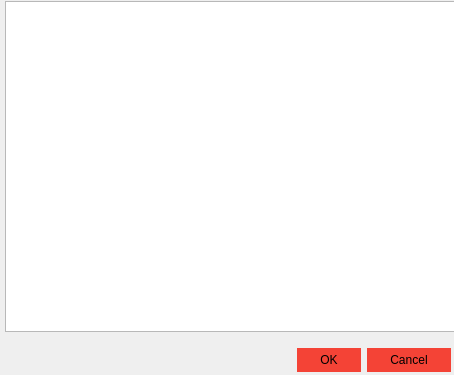
<?xml version="1.0" encoding="UTF-8"?>
<ui version="4.0">
 <class>TableInfo</class>
 <widget class="QDialog" name="TableInfo">
  <property name="geometry">
   <rect>
    <x>0</x>
    <y>0</y>
    <width>454</width>
    <height>375</height>
   </rect>
  </property>
  <property name="windowTitle">
   <string>Database Information</string>
  </property>
  <widget class="QDialogButtonBox" name="buttonBox">
   <property name="geometry">
    <rect>
     <x>230</x>
     <y>340</y>
     <width>221</width>
     <height>41</height>
    </rect>
   </property>
   <property name="styleSheet">
    <string notr="true">QWidget:window {          /* Borders around the code editor and debug window */
  border: 0px solid white;
  background-color: white;
}

QToolTip {
  background-color: white;
  color: black;
    padding: 5px;
    border-radius: 0;
    opacity: 200;
}

/* ==================== Dialog ==================== */
QLabel {
  background: white;
  color: black; 
  font: 75 11pt &quot;DejaVu Sans Mono&quot;;     /* Not sure about this one */
}

QDialog, QListView {
  background-color: white;
  color: black;
  outline: 0;
  border: 2px solid transparent;
}

QListView::item:hover {
  color: #DADFE1;
  background: #DADFE1;
}


QListView::item:selected {
  color: #DADFE1;
  background: #DADFE1;
}

/* === QTabBar === */
QTabBar {
  background: white;
}
QPlainTextEdit{
  background: #DADFE1;
  border: 1px solid #DADFE1;
  color: black;
}
QTableView{
  background: #DADFE1;
  border: 1px solid #DADFE1;
  color: black;
}
QScrollArea{
  background: #DADFE1;
  border: 1px solid #DADFE1;
  color: black;
}
QScrollArea{
  background: #DADFE1;
  border: 1px solid #DADFE1;
  color: black;
}


QTabWidget::pane {
  background: transparent;  /* Only at the very bottom of the tabs */
}

QTabBar::tab {
  background: white;
  border: 0px solid white;
  border-bottom: 2px solid white;
  color: black;
  padding-left: 10px;
  padding-right: 10px;
  padding-top: 3px;
  padding-bottom: 3px;
}

QTabBar::tab:hover {
  background-color: #DADFE1;
  border: 0px solid #DADFE1;
  border-bottom: 2px solid #DADFE1;
  color: black;
}

QTabBar::tab:selected {
  background-color: #DADFE1;
  border: 0px solid #DADFE1;
  border-top: none;
  border-bottom: 2px solid #DADFE1;
  color: black;
}

QStackedWidget {
  background: white;  /* This covers a bunch of things, I was thinking about making it transparent, */
              /* but I would have to find all the other elements... but QTabWidget::pane may be it */
}


/* === QGroupBox === */
QGroupBox {
    border: 1px solid white;
    background-color: white;
    margin-top: 1em;
}

QGroupBox::title {
  color: black;
    subcontrol-origin: margin;
    left: 6px;
    padding: 0 3px 0 3px;
}

QComboBox {
  color: black;
  background-color: white;
  selection-background-color: #DADFE1;
  outline: 0;
}

QComboBox QAbstractItemView
{    
    selection-background-color: #DADFE1;
  outline: 0;
}

/* === QCheckBox === */
QCheckBox, QRadioButton {
  color: black;
}

QCheckBox::indicator::unchecked  {
  background-color: #DADFE1;
  border: 1px solid #DADFE1;
}

QRadioButton::indicator::unchecked {
  background-color: #DADFE1;
  border: 1px solid #DADFE1;
  border-radius: 4px;
}

QCheckBox::indicator::checked, QTreeView::indicator::checked {
  background-color: #f44336;
  border: 1px solid #f44336;
}

QRadioButton::indicator::checked {
  background-color: qradialgradient(cx:0.5, cy:0.5, fx:0.25, fy:0.15, radius:0.3, stop:0 #80CBC4, stop:1 white);
  border: 1px solid white;
  border-radius: 4px;
}

QCheckBox::indicator:disabled, QRadioButton::indicator:disabled, QTreeView::indicator:disabled {
  background-color: white;      /* Not sure what this looks like */
}

QCheckBox::indicator::checked:disabled, QRadioButton::indicator::checked:disabled, QTreeView::indicator::checked:disabled {  
  background-color: qradialgradient(cx:0.5, cy:0.5, fx:0.25, fy:0.15, radius:0.3, stop:0 #BBBBBB, stop:1 white); /* Not sure what this looks like */
}

QTreeView {
  background-color: white;
  color: black;
  outline: 0;
  border: 0;
}

QTreeView::item:hover {
  background-color: white;
  color: black;
}

QTreeView::item:selected {
  background-color: #DADFE1;
  color: black;
}

QTreeView QHeaderView:section {
  background-color: white;
  color: black;
  border: 0;
}

QTreeView::indicator:checked {
  background-color: qradialgradient(cx:0.5, cy:0.5, fx:0.25, fy:0.15, radius:0.3, stop:0 #80CBC4, stop:1 white);
  border: 1px solid #DADFE1 ;
  selection-background-color: #DADFE1 ;
}

QTreeView::indicator:unchecked {      /* This and the one above style the checkbox in the Options -&gt; Keyboard */
  background-color: white;        /* This is still a hover over in blue I can't get rid of */
  border: 1px solid white;
  selection-background-color: white;
}
/*
QTreeView QScrollBar {
  background-color: white;
}
*/
QTreeView::branch {
  /* Skip - applies to everything */
}

QTreeView::branch:has-siblings:adjoins-item {
  /* Skip - files */
}

QTreeView::branch:has-siblings:!adjoins-item {
  /* Skip - applies to almost all on the left side */
}

QTreeView::branch:closed:has-children:has-siblings {
  background: url('./images/rightarrowgray.png') center center no-repeat;
}

QTreeView::branch:has-children:!has-siblings:closed {
  background: url('./images/rightarrowgray.png') center center no-repeat;
}

QTreeView::branch:!has-children:!has-siblings:adjoins-item {
  /* Skip - files */
}

QTreeView::branch:open:has-children:has-siblings {
  background: url('./images/downarrowgray.png') center center no-repeat;
}

QTreeView::branch:open:has-children:!has-siblings {
  background: url('./images/downarrowgray.png') center center no-repeat;
}

/* === QScrollBar:horizontal === */
QScrollBar:horizontal {
  background: #f44336;        /* Background where slider is not */
  height: 10px;
  margin: 0;
}

QScrollBar:vertical {
  background: #f44336;        /* Background where slider is not */
  width: 10px;
  margin: 0;
}

QScrollBar::handle:horizontal {
    background: white;          /* Slider color */
    min-width: 16px;
  border-radius: 5px;
}

QScrollBar::handle:vertical {
    background: white;          /* Slider color */
    min-height: 16px;
  border-radius: 5px;
}

QScrollBar::add-page:horizontal, QScrollBar::sub-page:horizontal,
QScrollBar::add-page:vertical, QScrollBar::sub-page:vertical {
  background: #f44336;                        /* Removes the dotted background */
}

QScrollBar::add-line:horizontal, QScrollBar::sub-line:horizontal,
QScrollBar::add-line:vertical, QScrollBar::sub-line:vertical {  /* Hides the slider arrows */
      border: #f44336;
      background: #f44336;
}

QPushButton {
  background-color: #f44336;
  color: black;
  border: 1px solid #f44336;
  padding: 4px 22px;
}

QPushButton:hover {
  color: #DADFE1;
}

QPushButton:pressed {
  color: #FFFFFF;
}

QLineEdit {
  background: #DADFE1;
  border: 1px solid #DADFE1;
  color: black;
}

QSpinBox {
  background: #DADFE1;
  border: 1px solid #DADFE1;
  color: black;
}

/*****************************************************************************
Main Screen
*****************************************************************************/
QTreeView {
  background-color: white;
}

QMenu {
  background-color: #f44336;    /* File Menu Background color */
  color: black;
}

QMenu::item:selected {
  color: #DADFE1;
}

QMenu::item:pressed {
  color: #FFFFFF;
}

QMenu::separator {
  height: 1px;
  background: transparent;      /* Could change this to #546E7A and reduce the margin top and bottom to 1px */
  margin-left: 10px;
  margin-right: 10px;
  margin-top: 5px;
  margin-bottom: 5px;
}

/* === QMenuBar === */
QMenuBar {
  background-color: white;
  color: black;
}

QMenuBar::item {
  background: transparent;
}

QMenuBar::item:disabled {
  color: gray;
}

QMenuBar::item:selected {
  color: #DADFE1;
}

QMenuBar::item:pressed {
  color: #FFFFFF;
}

QToolBar {
  background: #f44336;
  border: 1px solid transparent;
}

QToolBar:handle {
  background: transparent;
  border-left: 2px dotted #80CBC4;  /* Fix the 4 handle dots so it doesn't look crappy */
  color: transparent;
}

QToolBar::separator {
  border: 0;
}

/* === QToolButton === */
QToolButton:hover, QToolButton:pressed {
  background-color: #DADFE1;
}

QToolButton::menu-button {
  background: url('./images/downarrowgray.png') center center no-repeat;
  background-color: #f44336;                        
}

QToolButton::menu-button:hover, QToolButton::menu-button:pressed {
  background-color: #f44336;
}

QStatusBar {
  background-color: #f44336;
}

QLabel {
  color: black;
}

QToolButton {
  color: white;
  background-color: #f44336;
}

QToolButton:hover, QToolButton:pressed, QToolButton:checked {
  background-color: #DADFE1;
}

QToolButton:hover {
  color: black;

}

QToolButton:checked, QToolButton:pressed {
  color: #FFFFFF;
}


QToolButton {
  border: 1px solid #f44336;
  margin: 1px;
}

QToolButton:hover {
  background-color: #DADFE1;
  border: 1px solid #DADFE1;
}

QToolButton[popupMode=&quot;1&quot;] {
  padding-right: 20px;
}

QToolButton::menu-button {
  border-left: 1px solid #f44336;
  background: transparent;
    width: 16px;
}

QToolButton::menu-button:hover {
  border-left: 1px solid #f44336;
  background: transparent;
    width: 16px;
}

QStatusBar::item {
  color: white;
  background-color: #f44336;
}

QAbstractScrollArea  {  /* Borders around the code editor and debug window */
  border: 0;
}

/*****************************************************************************
Play around with these settings
*****************************************************************************/

/* Force the dialog's buttons to follow the Windows guidelines. */
QDialogButtonBox {
    button-layout: 0;
}

QTabWidget::tab-bar {
  left: 0px; /* Test this out on OS X, it will affect the tabs in the Options Dialog, on OS X they are centered */
}</string>
   </property>
   <property name="orientation">
    <enum>Qt::Horizontal</enum>
   </property>
   <property name="standardButtons">
    <set>QDialogButtonBox::Cancel|QDialogButtonBox::Ok</set>
   </property>
  </widget>
  <widget class="QTextBrowser" name="tablesVIew">
   <property name="geometry">
    <rect>
     <x>5</x>
     <y>1</y>
     <width>451</width>
     <height>331</height>
    </rect>
   </property>
   <property name="font">
    <font>
     <family>DejaVu Sans</family>
     <pointsize>12</pointsize>
    </font>
   </property>
  </widget>
 </widget>
 <resources/>
 <connections>
  <connection>
   <sender>buttonBox</sender>
   <signal>accepted()</signal>
   <receiver>TableInfo</receiver>
   <slot>accept()</slot>
   <hints>
    <hint type="sourcelabel">
     <x>248</x>
     <y>254</y>
    </hint>
    <hint type="destinationlabel">
     <x>157</x>
     <y>274</y>
    </hint>
   </hints>
  </connection>
  <connection>
   <sender>buttonBox</sender>
   <signal>rejected()</signal>
   <receiver>TableInfo</receiver>
   <slot>reject()</slot>
   <hints>
    <hint type="sourcelabel">
     <x>316</x>
     <y>260</y>
    </hint>
    <hint type="destinationlabel">
     <x>286</x>
     <y>274</y>
    </hint>
   </hints>
  </connection>
 </connections>
</ui>
